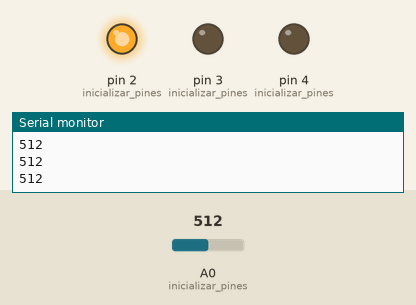
Recording of a sketch running on a simulated Arduino Uno, built with avr-gcc and run on an emulated ATmega328P. Parts: output pins drawn as LEDs (lit = HIGH), the last lines printed to the serial monitor. Dashed ring = blinking. The test bench sets the inputs (shaded band); at power-on: A0 (inicializar_pines) = 512.

Above: at 1.2 s.
1.3 s: A0 (inicializar_pines) set to 564
2.8 s: A0 (inicializar_pines) set to 583
At 3.6 s:
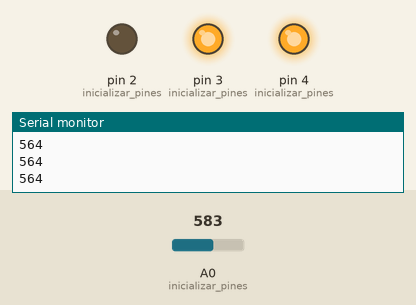
5.8 s: A0 (inicializar_pines) set to 565
At 6.1 s:
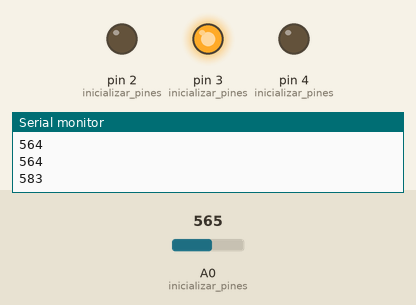
8.3 s: A0 (inicializar_pines) set to 585
At 9.1 s:
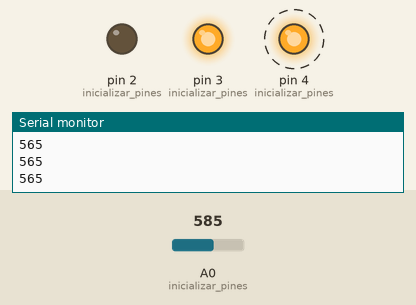
Timing chart, 0 to 12.3 s (numbered marks = the images above; inputs shaded):
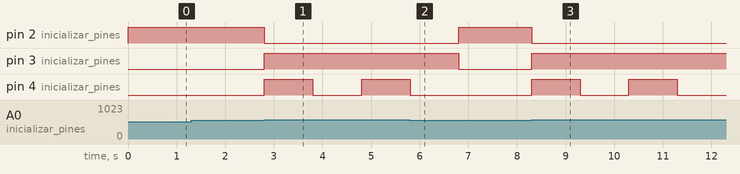

Measured:
- the behaviour switches between 575 and 576 on A0 (inicializar_pines) (found by bisection; images 0 and 1)
- after the input at 2.8 s, pin 2 (inicializar_pines): HIGH → LOW at once; pin 3 (inicializar_pines): LOW → HIGH at once; pin 4 (inicializar_pines): LOW → HIGH at once, → LOW 1.0 s later, → HIGH 1.0 s later
- after the input at 5.8 s, pin 2 (inicializar_pines): LOW → HIGH after 1.0 s; pin 3 (inicializar_pines): HIGH → LOW after 1.0 s; pin 4 (inicializar_pines): goes on until 5.8 s, then stays LOW
- after the input at 8.3 s, pin 2 (inicializar_pines): HIGH → LOW at once; pin 3 (inicializar_pines): LOW → HIGH at once; pin 4 (inicializar_pines): alternates HIGH for 1.0 s and LOW for 1.0 s, starting at once

The sketch:

2-Alcoholimetro.ino
```cpp
/*
Calcular un valor medio entre el mímino y maximo de sus lecturas
*/

int gas = 0; // variable global

void setup(){

  Serial.begin(9600); // inicializar comunicación serial
  pinMode(A0, INPUT); // inicializar pines
  pinMode(2, OUTPUT); // inicializar pines
  pinMode(3, OUTPUT); // inicializar pines
  pinMode(4, OUTPUT); // inicializar pines

}

void loop(){

  gas = analogRead(A0); //guardar lectura analogica en variable

  // valor mínimo 400  --- valor máximo 750,  valor medio =  575

  if(gas >  575){  // Si gas es mayor a valor medio (en mi caso 575) entonces:

    digitalWrite(3,HIGH); //rojo
    digitalWrite(2,LOW); //verde

    digitalWrite(4,HIGH);  //zumbador
    delay(1000);
    digitalWrite(4,LOW);
    delay(1000);
  }
  else{

    digitalWrite(3,LOW);
    digitalWrite(2,HIGH);

    digitalWrite(4,LOW);

  }

    Serial.println(gas);

}
```
